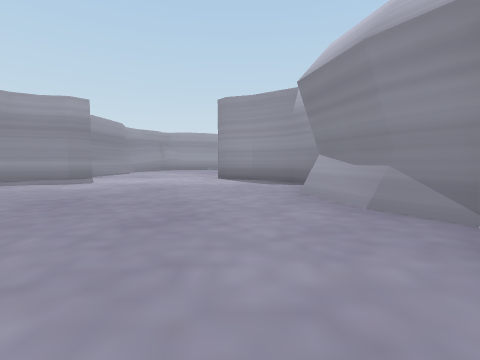
view 1 (above)

17 first-person views from a walk through a 3-D level made in the Unity game engine. The camera is 1.2 m above the floor, tilts 4° down and sees 85° across. The floor is counted in squares, 2 m on a side. Each view is taken from the middle of a square. On the plan, view 1 faces up. The plan holds only what a view shows up to about 9 squares ahead; the rest is blank. The place goes on beyond the plan. The player is left out.

view 2
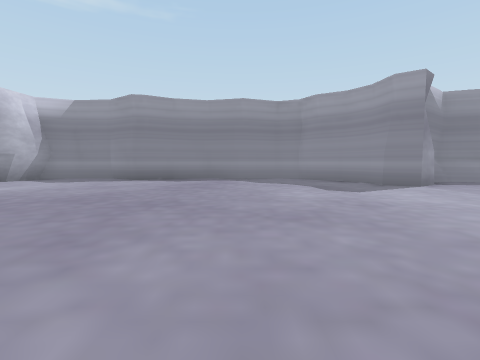

view 3
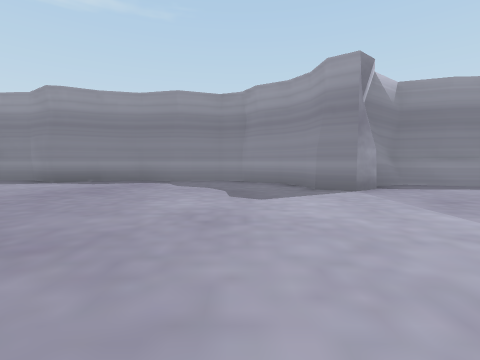

view 4
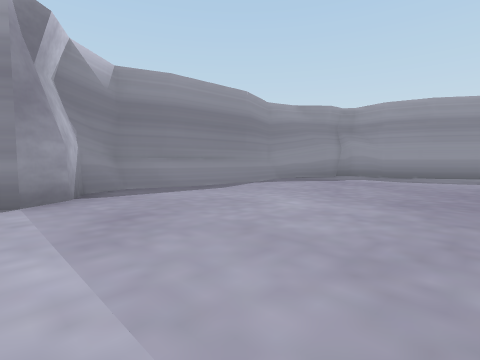

view 5
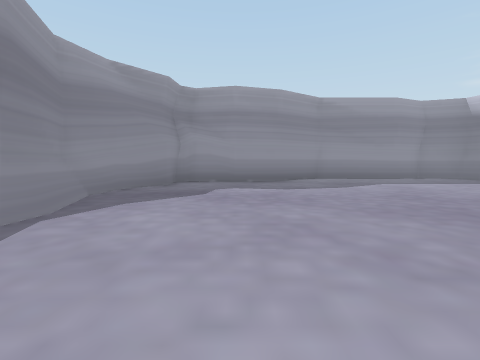

view 6
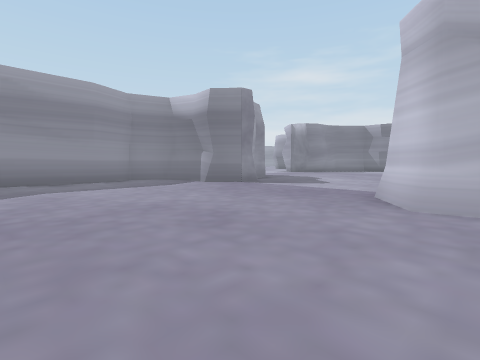

view 7
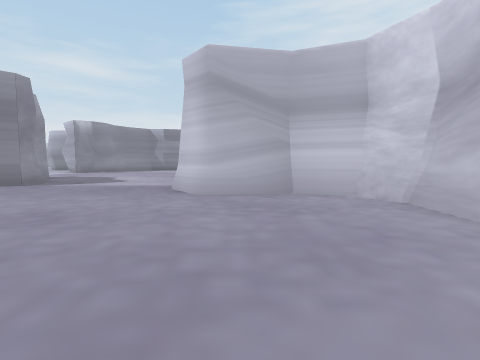

view 8
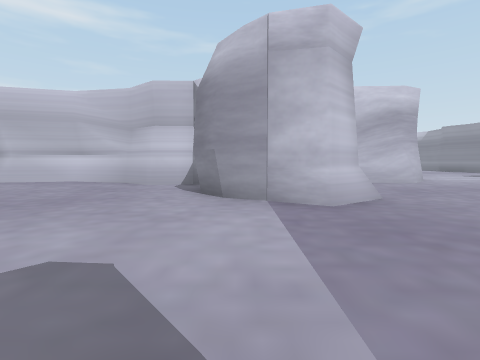

view 9
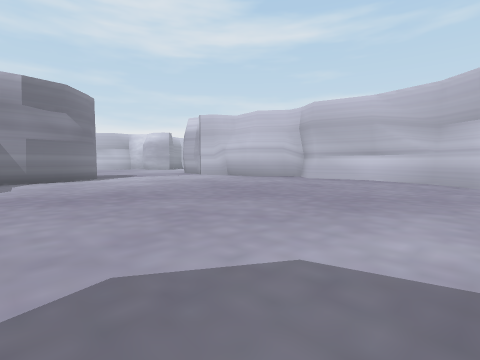

view 10
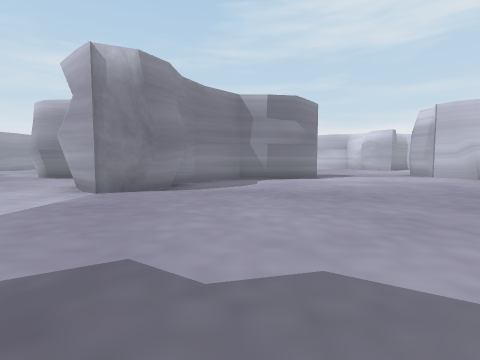

view 11
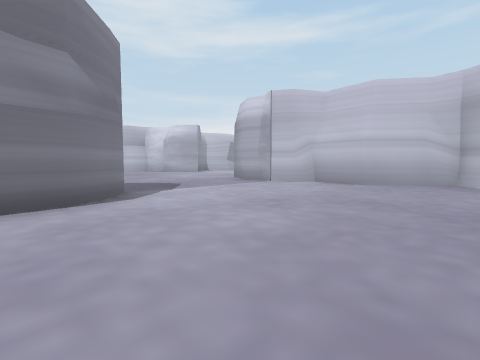

view 12
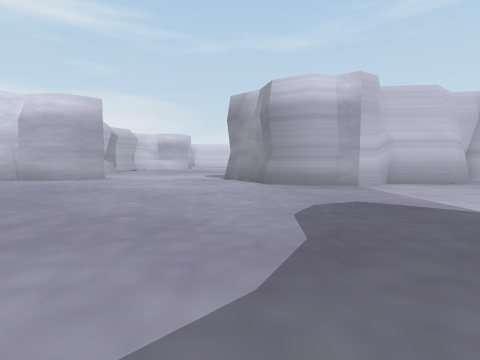

view 13
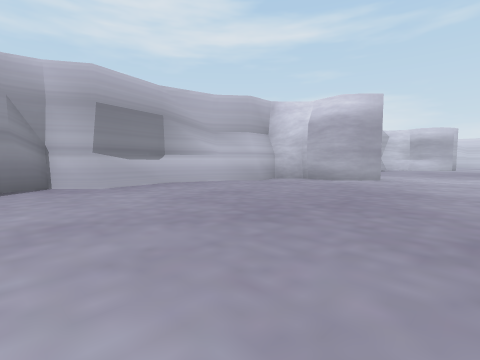

view 14
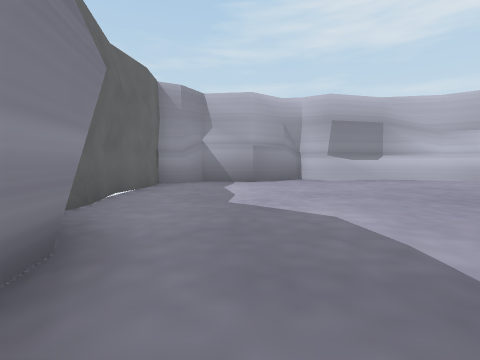

view 15
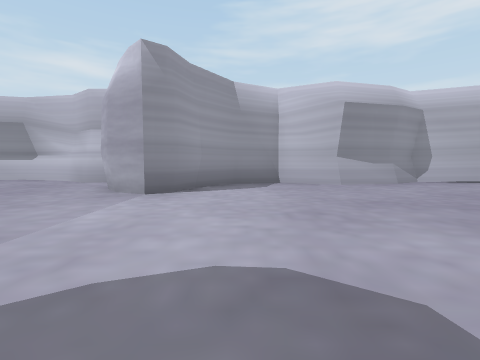

view 16
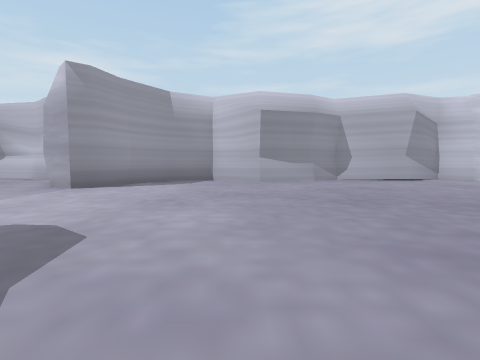

view 17
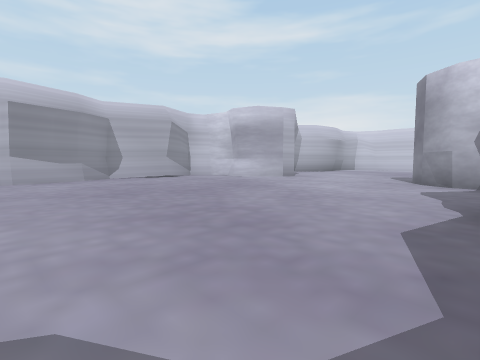

### Floor plan
Key: @ floor where view 1 was taken; # wall or solid block; . floor.
Columns run from 9 left of view 1 to 29 right of it. Each row starts with its distance up from view 1.
 23                     ..#
 22           ####     ..##         ######
 21       #####..#    ...####       #....#
 20    ####......#  #.......##    #......#
 19   ##.........##..........#   ........##
 18   #......................#   .........#
 17   #......................## ..........#
 16   #...................................#
 15   #...................................#
 14   #.........##........................#
 13   #.........###.......................#
 12   #.........#  ......................##
 11  ##.........#  ##.......#####........#
 10   ##.....####   #########   #......###
  9  ###.....###                ##....###
  8  #........##                  .....##
  7 ##.........#                 .......##
  6 #..........#                 ........#
  5 ##.........#               .........##
  4 #..........#               .........##
  3 ##.........#               .........##
  2  #.........#               ..........#
  1 ##..... ...                #.........#
  0 #.....   @                 ..........#
 -1 #....                      ..........#
 -2 ###                        .......  .#
 -3                            ##....   ##
 -4                             #...

Where each view was taken, in squares from view 1:
view 1: 0 up, 0 right, facing up
view 2: 5 up, 1 right, facing left
view 3: 7 up, 0 right, facing left
view 4: 9 up, 1 left, facing up-left
view 5: 12 up, 4 left, facing up
view 6: 13 up, 1 left, facing up-right
view 7: 13 up, 2 left, facing right
view 8: 18 up, 5 right, facing down
view 9: 19 up, 7 right, facing down-right
view 10: 19 up, 7 right, facing right
view 11: 18 up, 12 right, facing down-right
view 12: 18 up, 20 right, facing down
view 13: 18 up, 22 right, facing down-right
view 14: 19 up, 20 right, facing right
view 15: 7 up, 20 right, facing right
view 16: 5 up, 19 right, facing right
view 17: 5 up, 18 right, facing down-right
